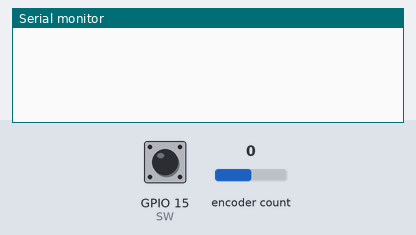
The sketch below on a simulated ESP32. On the bench: the last lines printed to the serial monitor. The test bench sets the inputs (shaded band); at power-on: encoder count 0, GPIO 15 (SW) HIGH.

Above: at 1.2 s.
1.3 s: encoder count set to 1
At 1.9 s:
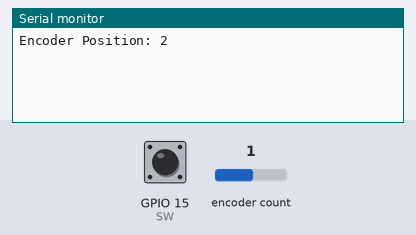
2.8 s: GPIO 15 (SW) pulled LOW for 0.15 s
At 4.0 s:
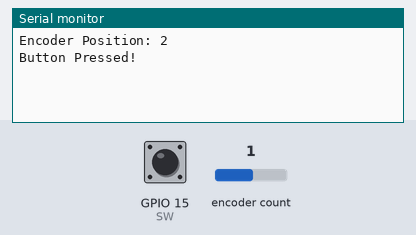
4.4 s: encoder count set to 2
At 5.5 s:
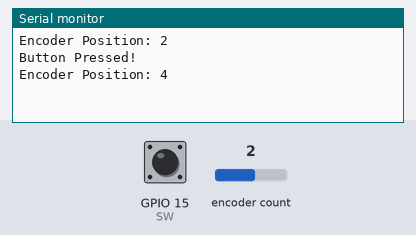

Measured:
- after the input at 1.3 s, the serial monitor: prints a new line at once (image 1)
- after the input at 2.8 s, the serial monitor: prints a new line at once (image 2)
- after the input at 4.4 s, the serial monitor: prints a new line at once (image 3)

The sketch:

baseencoder.ino
```cpp
#include <ESP32Encoder.h>

#define CLK 4 // Encoder CLK
#define DT  2 // Encoder DT
#define SW 15 // Encoder button (SW)

ESP32Encoder encoder;

long lastPosition = 0;
bool lastButtonState = HIGH;

void setup () {
  Serial.begin(9600);

  // Encoder setup
  encoder.attachHalfQuad(DT, CLK);
  encoder.setCount(0);

  // Button setup
  pinMode(SW, INPUT_PULLUP);
}

void loop () {
  // --- Encoder position ---
  long newPosition = encoder.getCount();
  if (newPosition != lastPosition) {
    Serial.print("Encoder Position: ");
    Serial.println(newPosition);
    lastPosition = newPosition;
  }

  // --- Button press detection ---
  bool currentButtonState = digitalRead(SW);
  if (currentButtonState == LOW && lastButtonState == HIGH) {
    Serial.println("Button Pressed!");
    delay(50); // Simple debounce
  }
  lastButtonState = currentButtonState;

  delay(10);  // Reduce CPU usage
}
```
